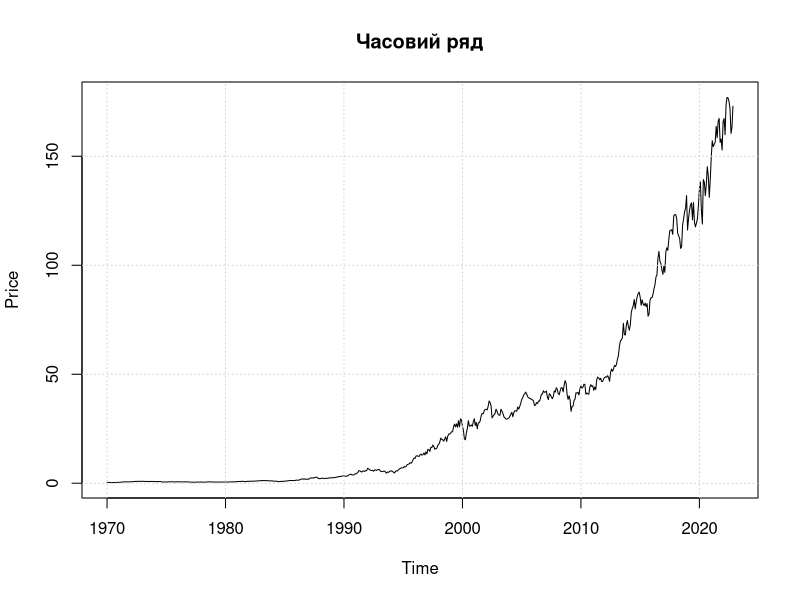
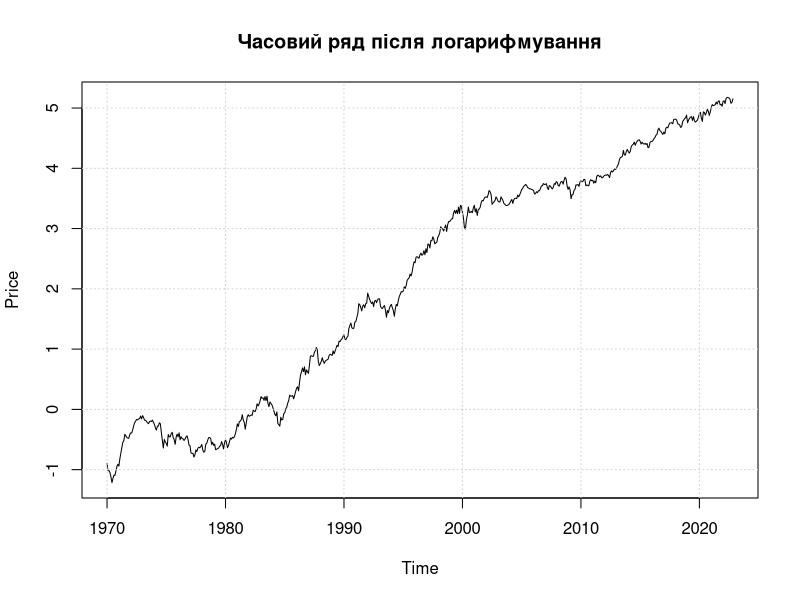
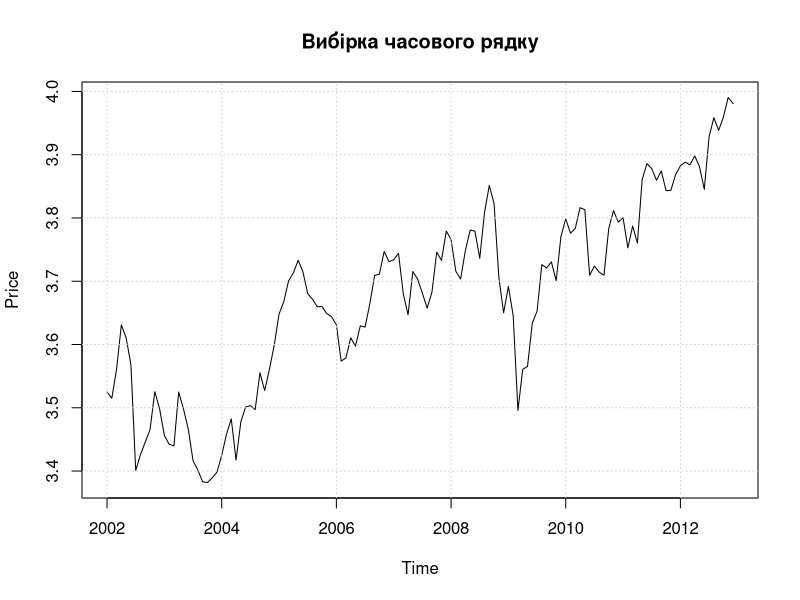
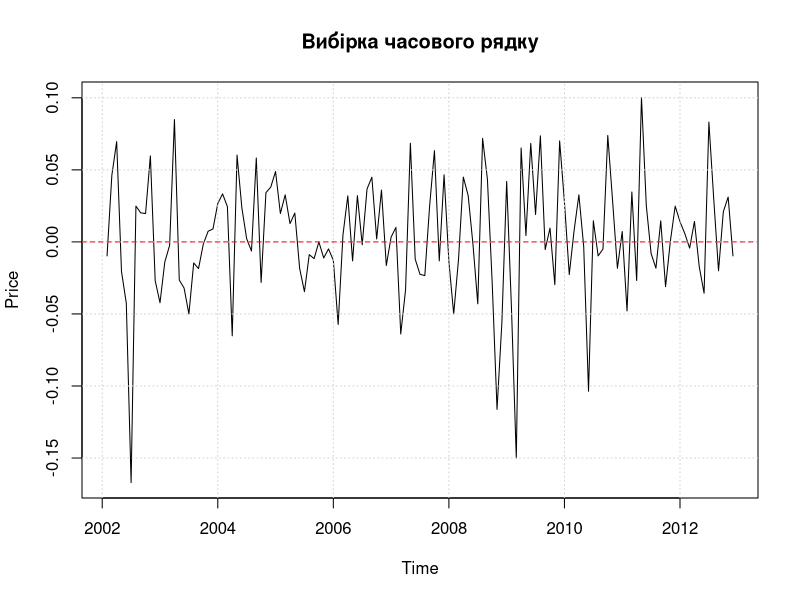
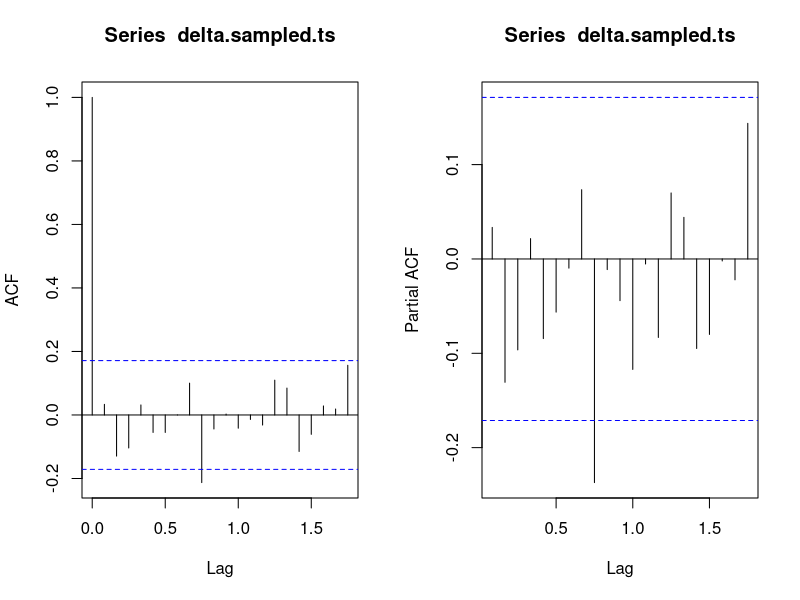
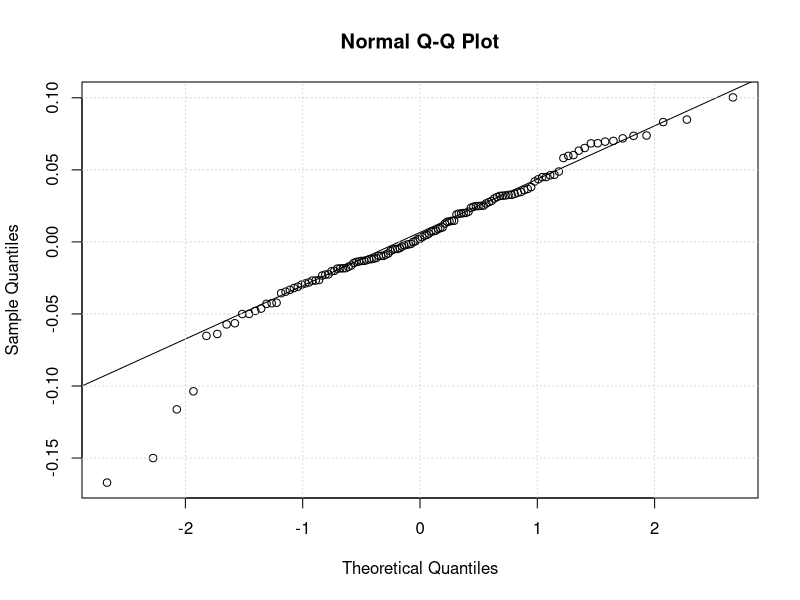
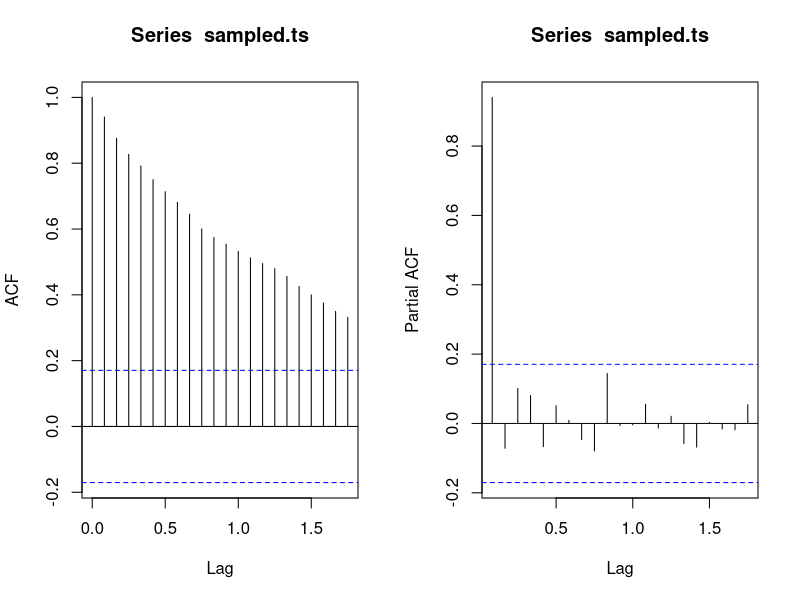
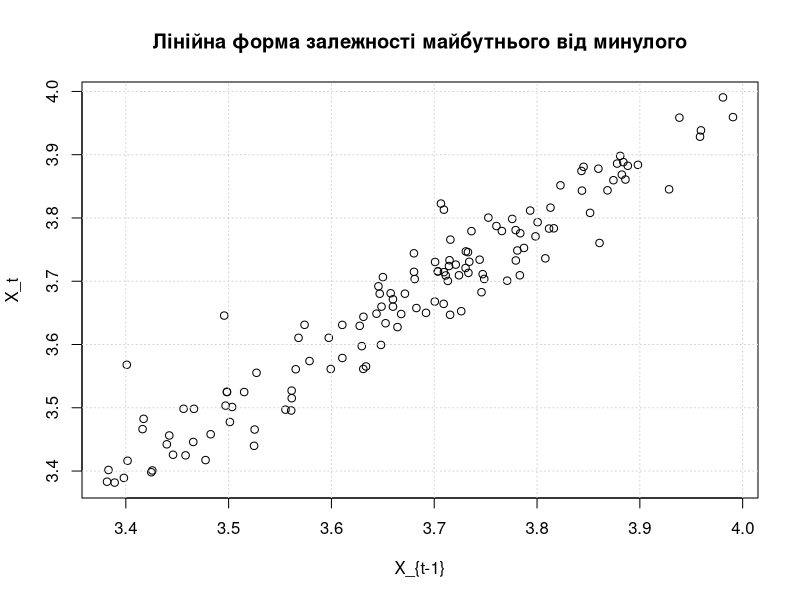

These figures' R source, in order:
library("forecast")
library("tseries")

# Зчитуємо дані
data <- read.csv('data.csv', skip=14)
data.subset <- data[,c("date", "open")]
date.split <- strsplit(data.subset$date, split='-')

# Виокремлюємо рік, місяць і день
data.subset["year"] <- unlist(lapply(date.split, function(u) u[1]))
data.subset["month"] <- unlist(lapply(date.split, function(u) u[2]))
data.subset["day"] <- unlist(lapply(date.split, function(u) u[3]))

date.split <- NULL

# Збираємо щомісячні дані (перший відомий день кожного місяця)
years <- unique(data.subset$year)
months <- unique(data.subset$month)

len.months <- length(months) 
len.years <- length(years)
len.vals <- len.years * len.months
values <- numeric(len.vals)
for(i in 1:len.years)
{
  cur.year <- years[i]
  for(j in 1:len.months)
  {
    cur.month <- months[j]
    values[(i - 1) * len.months + j] <- data.subset[
      (data.subset$year == cur.year) & (data.subset$month == cur.month),
      ]$open[1]
  }
}
values <- as.numeric(na.omit(values))

# Остаточний часовий ряд
data.ts <- ts(
  data=values, start=c(1970, 1), end=c(2022, 11), frequency=12
)
plot(data.ts, main="Часовий ряд", ylab="Price")
grid()

# Прологарифмуємо
log.data.ts <- log(data.ts)
plot(log.data.ts, main="Часовий ряд після логарифмування", ylab="Price")
grid()

# Цікавлять дані за 2002-2012 роки
sampled.ts <- window(log.data.ts, start=c(2002, 1), end=c(2012, 12))
plot(sampled.ts, main="Вибірка часового рядку", ylab="Price")
grid()

# Спробумо прибрати тренд
delta.sampled.ts <- diff(sampled.ts)
plot(delta.sampled.ts, main="Вибірка часового рядку", ylab="Price")
grid()
abline(h=0, lty=2, col="red")

# Диференціювання дало можливість позбутися тренду. Виходить щось схоже на шум
# Подивимося на автокореляцію процесу та часткову автокореляцію
par(mfrow=c(1,2))
acf(delta.sampled.ts)
pacf(delta.sampled.ts)
par(mfrow=c(1,1))

# 2 / sqrt(length(sampled.ts))

# Є підозора, що диференційований процес є шумом. Застосуємо тест Ljung-Box
p.values.lb <- numeric(20)
for(h in 1:20)
{
  lb.test <- Box.test(delta.sampled.ts, lag=h, type="Ljung-Box")
  p.values.lb[h] <- lb.test$p.value
}
print(p.values.lb)

# Побудова QQ-діаграми для приростів відносно гауссового розподілу
qqnorm(delta.sampled.ts)
qqline(delta.sampled.ts)
grid()

# Перевірка на гауссовість
sw.test <- shapiro.test(delta.sampled.ts[abs(delta.sampled.ts) <= 0.12])
print(sw.test)

# Чи є стаціонарність відносно тренду? Використаємо KPSS тест
KPSS.test <- kpss.test(sampled.ts, null="Trend")
print(KPSS.test)

# Чи є сенс підігнати процес Xt = log(Yt) як процес AR(1)?
# Тобто Xt = phi * X{t-1} + eps{t}
# Моєливо варто підібрати якусь іншу модель, окрім AR(1)?
# Використаємо критерій Акаїке, робимо мінімізацію по p, q.

# Автокореляція та частинна автокореляція процесу
par(mfrow=c(1,2))
acf(sampled.ts)
pacf(sampled.ts)
par(mfrow=c(1,1))

# Перевіримо умову на коефіцієнт phi за допомогою тесту Dickey-Fuller

# Augmented Dickey-Fuller test
df.test <- adf.test(sampled.ts)
print(df.test)

# Діаграма розсіювання майбутніх значень на попередні
plot(sampled.ts[-1], sampled.ts[-length(sampled.ts)], 
     xlab="X_{t-1}", ylab="X_t",
     main="Лінійна форма залежності майбутнього від минулого")
grid()

# Тобто ситуація близиться до того, що коефіцієнт phi близький до одиниці.
# Отже, процес може представляти з себе випадкове блукання.

# Моделювання AR(1) = ARIMA(1,0,0)
model.ar1 <- arima(sampled.ts, order=c(1,0,0))
print(model.ar1)

# Моделювання MA(1) = ARIMA(0,0,1)
model.ma1 <- arima(sampled.ts, order=c(0,0,1))
print(model.ma1)

# Моделювання I(1) = ARIMA(0,1,0)
model.rw1 <- arima(sampled.ts, order=c(0,1,0))
print(model.rw1)

# Прогнозування

# Зробимо прогноз ціни на рік вперед
years.next <- 1

par(mfrow=c(1,2))

# ARIMA(1,0,0)
Arima.model <- Arima(sampled.ts, order=c(1,0,0))
pred.test <- forecast(Arima.model, h=years.next * 12)
true.test <- window(log.data.ts, start=c(2013, 1), end=c(2013, 12))

plot(pred.test, ylim=c(min(sampled.ts), max(pred.test$mean, true.test)))
lines(window(log.data.ts, start=c(2012, 12), end=c(2013, 12)), lty=2)
grid()

# ARIMA(0,1,0)
Arima.model <- Arima(sampled.ts, order=c(0,1,0))
pred.test <- forecast(Arima.model, h=years.next * 12)
true.test <- window(log.data.ts, start=c(2013, 1), end=c(2013, 12))

plot(pred.test, ylim=c(min(sampled.ts), max(pred.test$mean, true.test)))
lines(window(log.data.ts, start=c(2012, 12), end=c(2013, 12)), lty=2)
grid()

par(mfrow=c(1,1))

# Моделювання на рік вперед

#set.seed(121)
model.test <- c(sampled.ts[length(sampled.ts)], numeric(length(pred.test)))
eps.test <- rnorm(length(pred.test), mean=0, sd=sqrt(model.rw1$sigma2))
for(j in 1:length(pred.test))
{
  model.test[j+1] <- model.test[j] + eps.test[j]
}
model.test <- ts(model.test, start=c(2012, 12), end=c(2013, 12), frequency=12)

#plot(window(log.data.ts, start=c(2010, 1), end=c(2013, 12)), ylim=c(
#  min(sampled.ts, model.test, true.test), 
#  max(sampled.ts, model.test, true.test)
#), ylab="Price", main="Modeled future values using ARIMA(0,1,0)")
lines(model.test, col="darkblue", lty=2)
grid()
